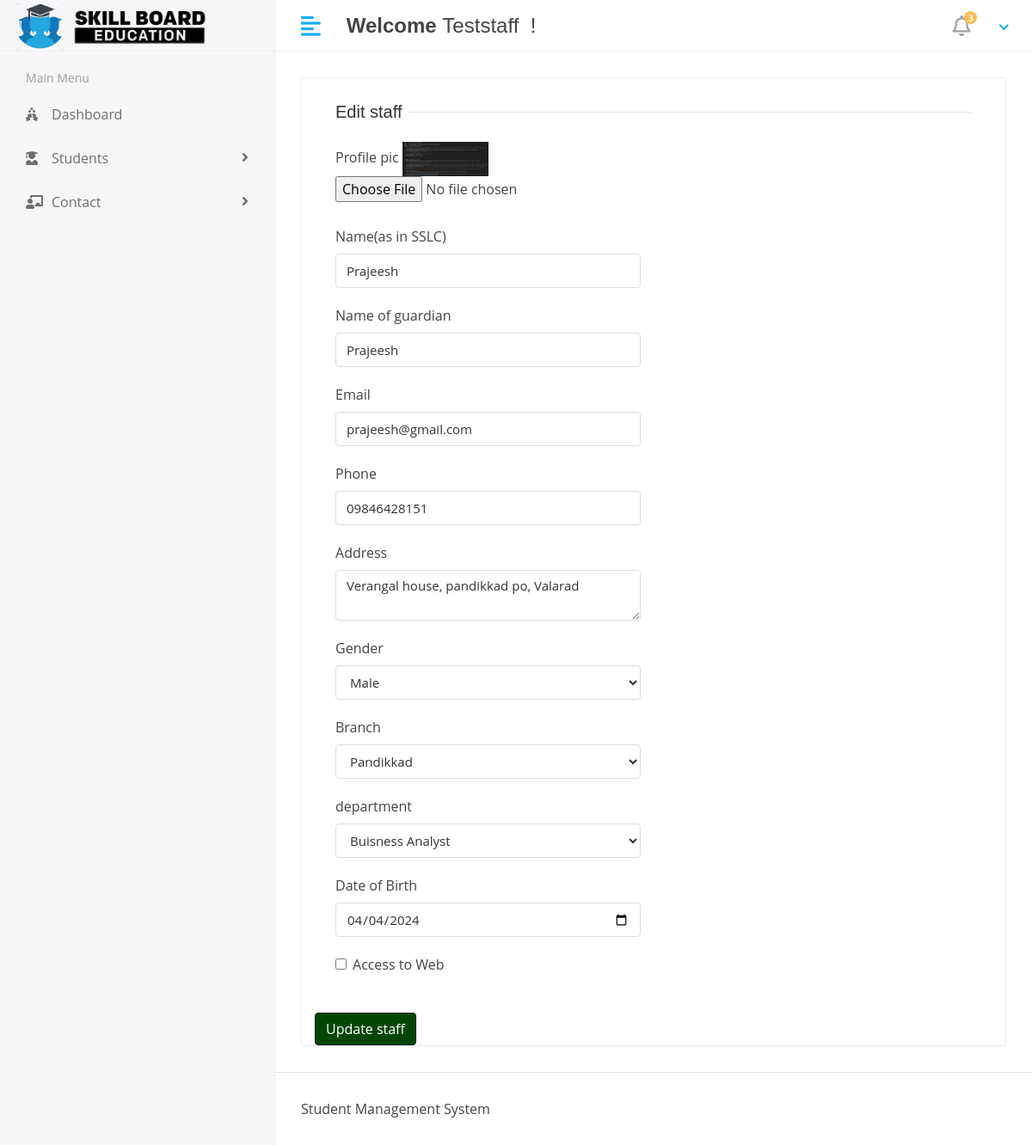
Screenshot of /admin1/edit-staff/4 (signed in) with the database file from the repository.
### adminapp/models.py (models this page shows, shortened)
class Staff(models.Model):
    profile_pic = models.ImageField(upload_to='profile_pic')
    name = models.CharField(max_length=50)
    user = models.ForeignKey(User, on_delete=models.CASCADE)
    gaurd_name = models.CharField(max_length=50)
    address = models.TextField()
    gender = models.CharField(max_length=100)
    phone = models.CharField(max_length=50)
    dob = models.DateField()
    age = models.TextField(max_length=20)
    access_to_web = models.BooleanField(default=False)
    department = models.ForeignKey(Department,on_delete=models.DO_NOTHING)
    branch_id = models.ForeignKey(Branch,on_delete=models.DO_NOTHING)
    created_at = models.DateTimeField(auto_now_add=True)
    updated_at = models.DateTimeField(auto_now=True)

### adminapp/views.py (the view)
# urls.py: path('edit-staff/<int:id>',edit_staff,name='edit_staff'),
@login_required
def edit_staff(request,id):
    user_id = request.session['user_id']
    user = User.objects.get(id=user_id)
    staff = Staff.objects.get(id=id)
    departments = Department.objects.all()
    branches = Branch.objects.all()
    context = {
        "staff":staff,
        "departments":departments,
        "branches":branches,
        'user':user
    }
    return render(request,'admin/staff/edit_staff.html',context)

### templates/admin/staff/edit_staff.html (shortened to what this page needs)
{% extends 'base.html' %}
{% block content %}
<div class="row">
    <div class="col-sm-12">
       <div class="card">
          <div class="card-body">
             <form action="{% url 'update_staff' %}" method="post"  enctype="multipart/form-data">
                   <div class="col-12">
                      <h5 class="form-title"><span>Edit staff</span></h5>
                   </div>
                   <div class="col-12 col-sm-6">
                    <div class="form-group">
                        <label>Profile pic</label>
                        {% if staff.profile_pic %}
                            <img src="{{ staff.profile_pic.url }}" alt="Profile Picture" style="max-width: 100px;">
                        {% else %}
                            <p>No profile picture selected</p>
                        {% endif %}
                        <input type="file" class="form-control-file" name="profile_pic" accept="image/*">
                     </div>
                   </div>
                   <div class="col-12 col-sm-6">
                      <div class="form-group">
                         <label>Name(as in SSLC)</label>
                         <input type="text" class="form-control" name="name" value="{{staff.name}}">
                      </div>
                   </div>
                   <div class="col-12 col-sm-6">
                      <div class="form-group">
                         <label>Name of guardian</label>
                         <input type="text" class="form-control" name="gaurd_name" value="{{staff.gaurd_name}}">
                      </div>
                   </div>
                   <div class="col-12 col-sm-6">
                    <div class="form-group">
                       <label>Email</label>
                       <input type="text" class="form-control" name="email" value="{{staff.user.email}}">
                    </div>
                 </div>
                 <div class="col-12 col-sm-6">
                    <div class="form-group">
                       <label>Phone</label>
                       <input type="text" class="form-control" name="phone" value="{{staff.phone}}">
                    </div>
                 </div>
                 <div class="col-12 col-sm-6">
                  <div class="form-group">
                     <label>Address</label>
                     <textarea class="form-control" name="address" placeholder="{{staff.address}}">{{staff.address}}</textarea>
                  </div>
                 </div>
                 <div class="col-12 col-sm-6">
                    <div class="form-group">
                       <label>Gender</label>
                       <select class="form-control" name="gender">
                        <option value="Male" {% if staff.gender == 'Male' %} selected {% endif %}>Male</option>
                     </select>
                    </div>
                   </div>
                   <div class="col-12 col-sm-6">
                     <div class="form-group">
                           <label>Branch</label>
                           <select class="form-control" name="branch_id">
                              {% if staff.branch_id %}
                                  {% for branch in branches %}
                                      {% if branch.id != staff.branch_id %}
                                          <option value="{{ branch.id }}">{{ branch.branch_name }}</option>
                                      {% endif %}
                                  {% endfor %}
                              {% else %}
                                  <option>Select Branch</option>
                                  {% for branch in branches %}
                                      <option value="{{ branch.id }}">{{ branch.branch_name }}</option>
                                  {% endfor %}
                              {% endif %}
                          </select>
                        </div>
                   </div>
                   <div class="col-12 col-sm-6">
                   <div class="form-group">
                         <label>department</label>
                         <select class="form-control" name="department_id">
                            {% if staff.department_id %}
                                {% for department in departments %}
                                    {% if department.id == staff.department_id %}
                                        <option value="{{ department.id }}" selected>{{ department.name }}</option>
                                    {% endif %}
                                {% endfor %}
                            {% else %}
                                <option>Select department</option>
                                {% for department in departments %}
                                    <option value="{{ department.id }}">{{ department.name }}</option>
                                {% endfor %}
                            {% endif %}
                        </select>
                      </div>
                 </div>
                 <div class="col-12 col-sm-6">
                    <div class="form-group">
                       <label>Date of Birth</label>
                       <input type="date" class="form-control" name="dob" id="dob" value="{{ staff.dob|date:'Y-m-d' }}">
                    </div>
                 </div>
                 <div class="col-12 col-sm-6">
                  <div class="form-group form-check">
                     <input type="checkbox" class="form-check-input" id="accessToWebCheckbox">
                     <label class="form-check-label" for="accessToWebCheckbox">Access to Web</label>
                  </div>
               </div>
                 </div>
                   <div class="col-12">
                      <button type="submit" class="btn btn-primary">Update staff</button>
                   </div>
          </div>
       </div>
    </div>
 </div>
{% endblock %}

### templates/includes/header.html (shortened to what this page needs)
{% load static %}
<div class="header">
    <div class="header-left">
       <a href="index.html" class="logo">
         <img src="{% static 'assets/img/LOGO-head.png' %}" alt="" style="max-height: 60px;width: 53px;" >
         <img src="{% static 'assets/img/LOGO-foot.png' %}" alt="" >
       </a>
    </div>
    <a href="javascript:void(0);" id="toggle_btn">
    <i class="fas fa-align-left"></i>
    </a>
    <div class="top-nav-search mt-3">
      <h4><strong>Welcome</strong>&nbsp<span>{% if user %}{{user.username}}{%endif%}</span>&nbsp !</h4>
   </div>
    <ul class="nav user-menu">
       <li class="nav-item dropdown noti-dropdown">
          <a href="#" class="dropdown-toggle nav-link" data-toggle="dropdown">
          <i class="far fa-bell"></i> <span class="badge badge-pill">3</span>
          </a>
       </li>
       <li class="nav-item dropdown has-arrow">
          <a href="#" class="dropdown-toggle nav-link" data-toggle="dropdown">
          </a>
       </li>
    </ul>
 </div>

### rows the page displays
Staff: profile_pic (picture), name "Prajeesh", gaurd_name "Prajeesh", email "prajeesh@gmail.com", phone "09846428151", address "Verangal house, pandikkad po, Valarad", gender "Male", dob "04/04/2024"

### other values shown
{{ user.username }} "Teststaff"
form field branch_id "Pandikkad"
form field department_id "Buisness Analyst"
